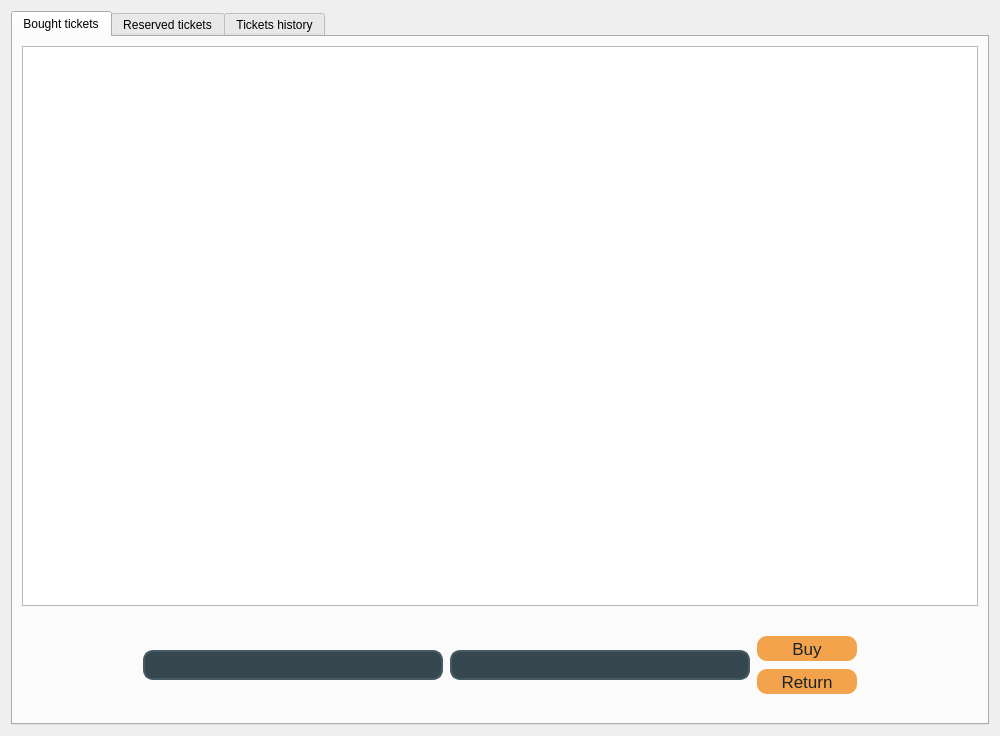
<?xml version="1.0" encoding="UTF-8"?>
<ui version="4.0">
 <class>reserveTicketsMenu</class>
 <widget class="QWidget" name="reserveTicketsMenu">
  <property name="geometry">
   <rect>
    <x>0</x>
    <y>0</y>
    <width>1000</width>
    <height>736</height>
   </rect>
  </property>
  <property name="windowTitle">
   <string>Form</string>
  </property>
  <property name="styleSheet">
   <string notr="true">/*--------------------------------Backdround color--------------------------------*/
#LoginMenu{
background-color:qlineargradient(spread:pad, x1:0, y1:0, x2:1, y2:1, stop:0 rgba(23, 30, 34, 255), stop:0.5 rgba(30, 40, 45, 255), stop:1 rgba(23, 30, 34, 255));
}
/*--------------------------------Button--------------------------------*/

QPushButton{
	
	background-color: rgba(242, 150, 47, 220);
	
	border:none;
	border-radius:10px;

	color:#1b2327;
	font-family:  &quot;Calibri Bold&quot;;
	font-size: 17px;

}

QPushButton:hover:!pressed{
	background-color: #455A64;
color:#EEEEEE;

}

QPushButton:hover:pressed{
	background-color: #37474F;
color:#DDDDDD;
}


/*--------------------------------Check box--------------------------------*/
QCheckBox {
	color:#999999;
	font: italic 9pt &quot;Open Sans Light&quot;;
	border-radius:6px;
}

QCheckBox::indicator:checked {
    background: #198C49;
	border-radius:6px;
}

QCheckBox::indicator:unchecked {
    background:#990329;
	border-radius:6px;
}

QCheckBox::indicator:checked:hover {
  	border: 2px solid #198C49;
    background: #15733C;
	border-radius:6px;
}

QCheckBox::indicator:unchecked:hover {
	border: 2px solid #990329;
	background:#800322;
	border-radius:6px;
}

/*--------------------------------Line edit--------------------------------*/

QLineEdit{
	background-color:#37474F ;

	border-style: solid;
	border-width: 2px;
	border-color: #455A64;
	border-radius: 10px;

	color:#ECEFF1;
	font-family: &quot;Calibri&quot;;
	font-size: 17px;

	padding-left:10px;
	padding-right:10px;
}


QLineEdit:hover{
	background-color: #263238;
}

QLineEdit:focus{
	background-color: #1c2428;
}

/*--------------------------------Line edit--------------------------------*/

QCheckBox{
	color:#78909C;
	font-family: &quot;Calibri&quot;;
	font-size: 15px;
	background-color: none;

}

</string>
  </property>
  <layout class="QGridLayout" name="gridLayout_2">
   <item row="0" column="0">
    <widget class="QTabWidget" name="tabWidget">
     <property name="tabPosition">
      <enum>QTabWidget::North</enum>
     </property>
     <property name="tabShape">
      <enum>QTabWidget::Rounded</enum>
     </property>
     <property name="currentIndex">
      <number>0</number>
     </property>
     <property name="elideMode">
      <enum>Qt::ElideNone</enum>
     </property>
     <property name="usesScrollButtons">
      <bool>true</bool>
     </property>
     <property name="tabsClosable">
      <bool>false</bool>
     </property>
     <property name="tabBarAutoHide">
      <bool>false</bool>
     </property>
     <widget class="QWidget" name="tab">
      <attribute name="title">
       <string>Bought tickets</string>
      </attribute>
      <layout class="QGridLayout" name="gridLayout_5">
       <item row="0" column="0">
        <layout class="QGridLayout" name="gridLayout">
         <property name="horizontalSpacing">
          <number>15</number>
         </property>
         <property name="verticalSpacing">
          <number>0</number>
         </property>
         <item row="0" column="0">
          <widget class="QTableView" name="boughtTicketsTable"/>
         </item>
         <item row="1" column="0">
          <layout class="QGridLayout" name="gridLayout_3">
           <property name="topMargin">
            <number>30</number>
           </property>
           <property name="bottomMargin">
            <number>20</number>
           </property>
           <property name="horizontalSpacing">
            <number>7</number>
           </property>
           <property name="verticalSpacing">
            <number>0</number>
           </property>
           <item row="0" column="0">
            <spacer name="horizontalSpacer">
             <property name="orientation">
              <enum>Qt::Horizontal</enum>
             </property>
             <property name="sizeHint" stdset="0">
              <size>
               <width>0</width>
               <height>0</height>
              </size>
             </property>
            </spacer>
           </item>
           <item row="0" column="2">
            <widget class="QLineEdit" name="ownerLname">
             <property name="sizePolicy">
              <sizepolicy hsizetype="Fixed" vsizetype="Fixed">
               <horstretch>0</horstretch>
               <verstretch>0</verstretch>
              </sizepolicy>
             </property>
             <property name="minimumSize">
              <size>
               <width>300</width>
               <height>30</height>
              </size>
             </property>
            </widget>
           </item>
           <item row="0" column="3">
            <layout class="QGridLayout" name="gridLayout_4">
             <property name="leftMargin">
              <number>0</number>
             </property>
             <property name="verticalSpacing">
              <number>8</number>
             </property>
             <item row="0" column="0">
              <widget class="QPushButton" name="buyButton">
               <property name="sizePolicy">
                <sizepolicy hsizetype="Fixed" vsizetype="Fixed">
                 <horstretch>0</horstretch>
                 <verstretch>0</verstretch>
                </sizepolicy>
               </property>
               <property name="minimumSize">
                <size>
                 <width>100</width>
                 <height>25</height>
                </size>
               </property>
               <property name="text">
                <string>Buy</string>
               </property>
              </widget>
             </item>
             <item row="1" column="0">
              <widget class="QPushButton" name="returnButton">
               <property name="minimumSize">
                <size>
                 <width>100</width>
                 <height>25</height>
                </size>
               </property>
               <property name="text">
                <string>Return</string>
               </property>
              </widget>
             </item>
            </layout>
           </item>
           <item row="0" column="1">
            <widget class="QLineEdit" name="ownerFname">
             <property name="sizePolicy">
              <sizepolicy hsizetype="Fixed" vsizetype="Fixed">
               <horstretch>0</horstretch>
               <verstretch>0</verstretch>
              </sizepolicy>
             </property>
             <property name="minimumSize">
              <size>
               <width>300</width>
               <height>30</height>
              </size>
             </property>
            </widget>
           </item>
           <item row="0" column="4">
            <spacer name="horizontalSpacer_2">
             <property name="orientation">
              <enum>Qt::Horizontal</enum>
             </property>
             <property name="sizeHint" stdset="0">
              <size>
               <width>0</width>
               <height>0</height>
              </size>
             </property>
            </spacer>
           </item>
          </layout>
         </item>
        </layout>
       </item>
      </layout>
     </widget>
     <widget class="QWidget" name="tab_2">
      <attribute name="title">
       <string>Reserved tickets</string>
      </attribute>
      <layout class="QGridLayout" name="gridLayout_6">
       <item row="0" column="0">
        <widget class="QTableView" name="reservedTicketsTable"/>
       </item>
      </layout>
     </widget>
     <widget class="QWidget" name="tab_3">
      <attribute name="title">
       <string>Tickets history</string>
      </attribute>
      <layout class="QGridLayout" name="gridLayout_7">
       <item row="0" column="0">
        <widget class="QTableView" name="unActiveTicketsTable"/>
       </item>
      </layout>
     </widget>
    </widget>
   </item>
  </layout>
 </widget>
 <resources/>
 <connections/>
</ui>
